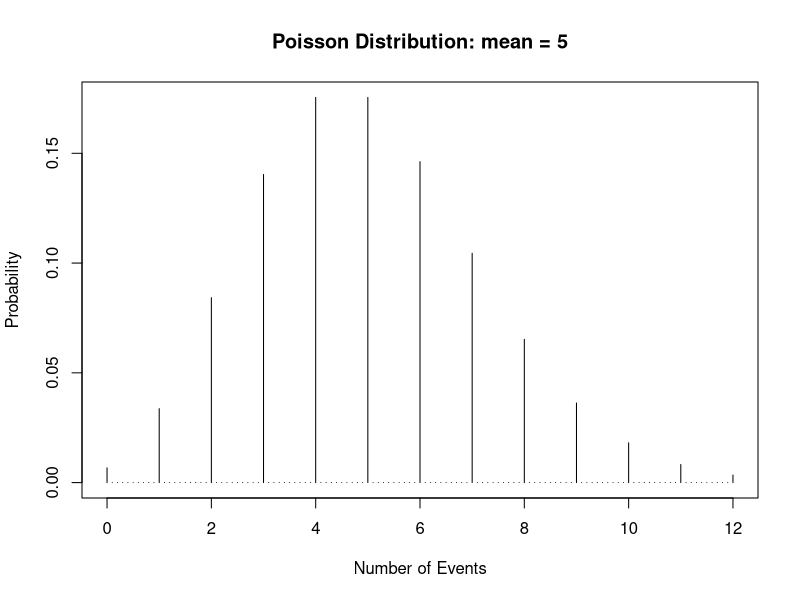
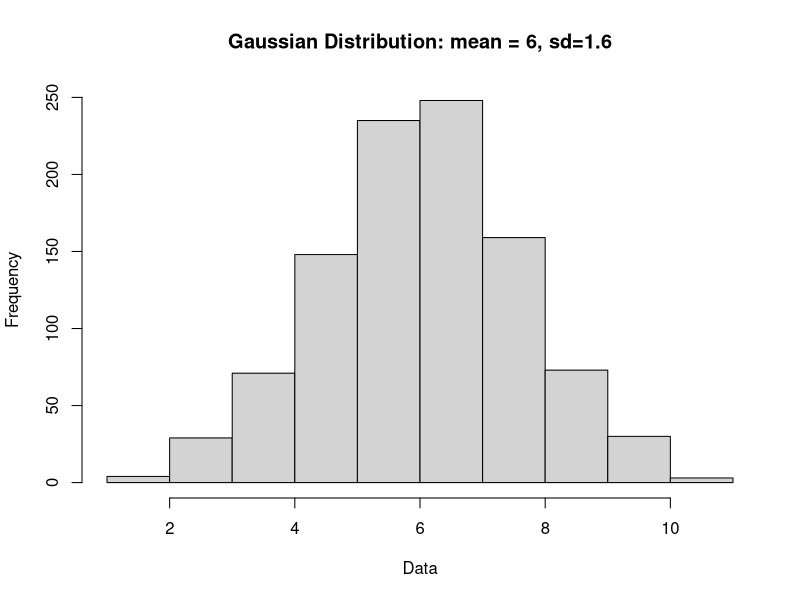

Write the R code that produced these figures, in order.
# Question 5 Pract Assignment 1:

# a)  Plot a Poisson distribution with a mean 5 in the range 0 to 12. The title of the plot should
# be ”Poisson distribution : mean = 5”.


# Set the mean and range
mu <- 5

Z <- seq(0,12,0.1)
# Calculate the probabiliti density using dpois()
probs <- dpois(Z, lambda = mu)

plot(Z, probs,
     type='h',
     main='Poisson Distribution: mean = 5',
     ylab='Probability',
     xlab ='Number of Events')



# b) Generate 10000 points randomly drawn from a Gaussian distribution whose mean is 6.0
# and standard deviation is 1.6. Plot the histogram of these data points
mean=6
sd=1.6
X11()
data=rnorm(1000, mean=mean, sd=sd)
hist(data,
     main='Gaussian Distribution: mean = 6, sd=1.6',
     ylab='Frequency',
     xlab ='Data', ylim=c(0,250))

# # c) For this data, find the number of data points more than 2 standard deviations above the
# mean value and print this number
subdata1<- subset(data, data>((2*sd)+mean))
print(paste("Number of data points more than 2 standard deviation above mean value:", length(subdata1) ))
